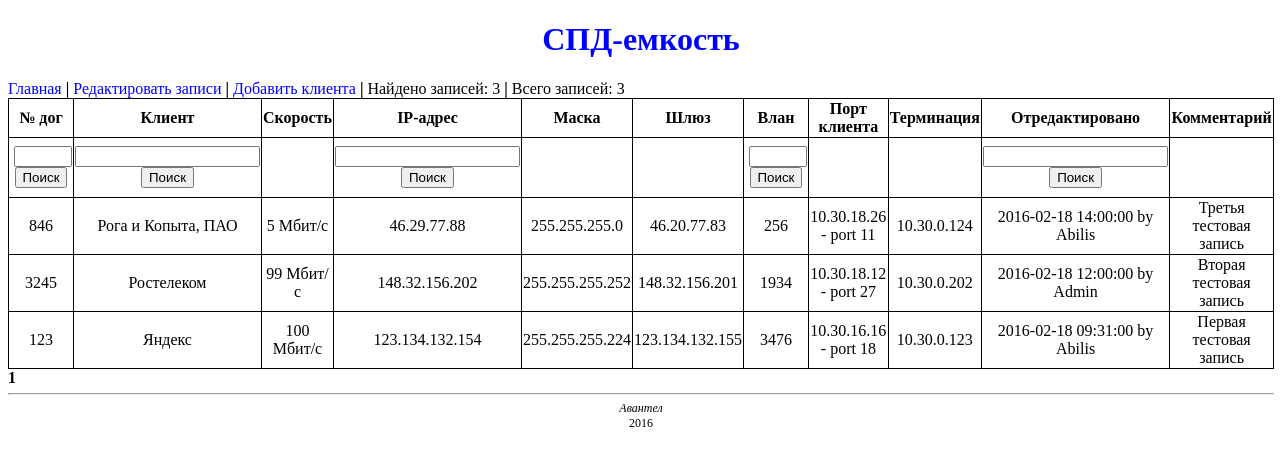
The app's page /, older data.
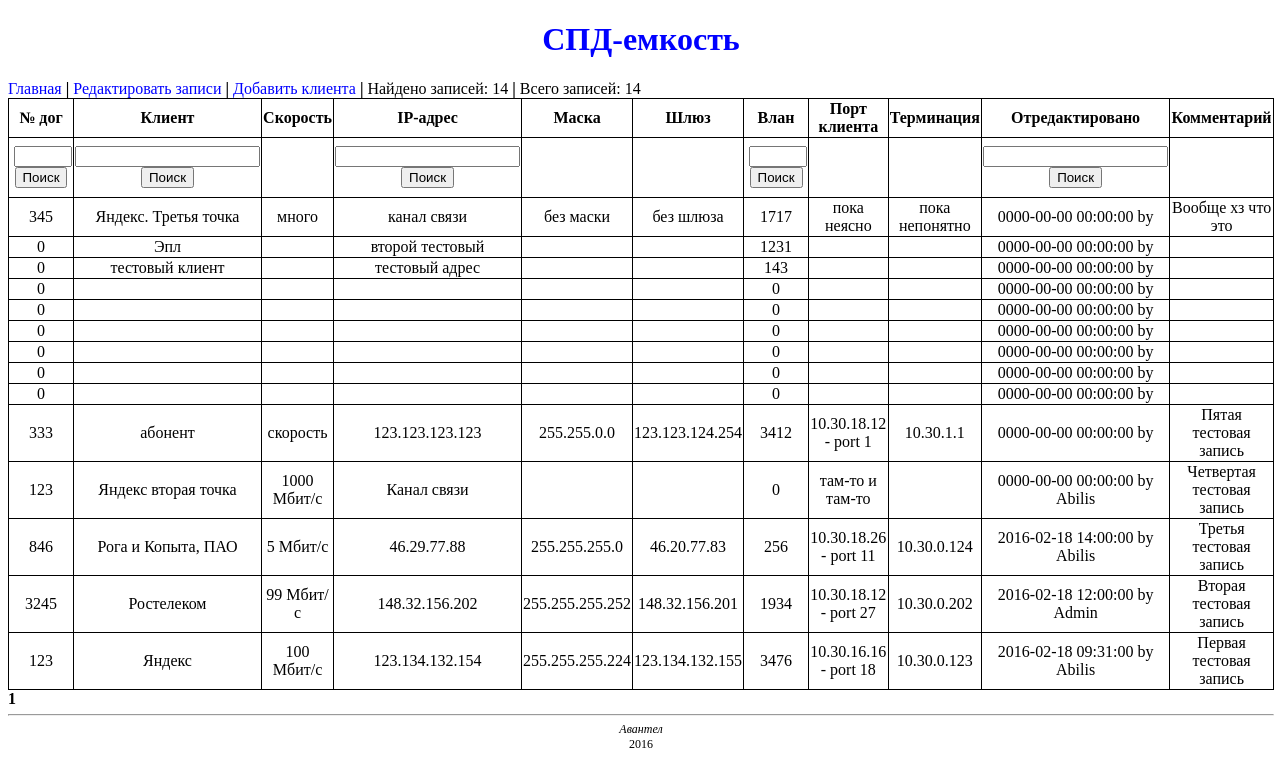
The same page, newer data.
### tables this page shows
CREATE TABLE `spd_table` (
  `id_entry` int(11) NOT NULL,
  `numOrder` int(6) NOT NULL,
  `customer` varchar(100) NOT NULL,
  `tarif` varchar(30) NOT NULL,
  `ip_address` varchar(15) NOT NULL,
  `netmask` varchar(15) NOT NULL,
  `gateway` varchar(15) NOT NULL,
  `vlan_id` int(4) NOT NULL,
  `customer_port` varchar(30) NOT NULL,
  `termination_point` varchar(30) NOT NULL,
  `subnet` varchar(18) NOT NULL,
  `broadcast` varchar(18) NOT NULL,
  `dt_added` datetime NOT NULL,
  `dt_last_edited` datetime NOT NULL,
  `commentary` varchar(255) NOT NULL,
  `founder` varchar(30) NOT NULL,
  `last_editor` varchar(30) NOT NULL
);

### index.php (called while the page is built, shortened)
<?php
require_once('database.php');
require_once('functions.php');
$link = startup();
$numEntriesAll = getEntriesAll($link);
$entries_arr = get_entries_num_start($link);
$entries = $entries_arr[0];
include('views/v-header.php');
include('views/v-index.php');
include('menu_navigation.php');
include('views/v-footer.php');
?>

### functions.php (called while the page is built, shortened)
<?php
function getEntriesAll($link) {
    $query = "SELECT COUNT(*) FROM spd_table";
    $result = mysqli_query($link, $query);
    $m = mysqli_fetch_row($result);
    $n = (int)$m[0];
    return $n;
}
function get_entries_num_start($link) {
    $num = 50;
    $page = (int)($_GET['page']);
    $query = "SELECT COUNT(*) FROM spd_table";
    $result = mysqli_query($link, $query);
    $m = mysqli_fetch_row($result);
    $n = (int)$m[0];
    $total = (int)(($n - 1) / $num) + 1;
    $page = intval($page);
    if (empty($page) || $page < 0) {
        $page = 1;
    }
    elseif ($page > $total) {
        $page = $total;
    }
    $start = $page * $num - $num;
    $query = "SELECT * FROM spd_table ORDER BY id_entry DESC LIMIT $start, $num";
    $result = mysqli_query($link, $query);
    $num_rows = mysqli_num_rows($result);
    $entries = array();
    for ($i = 0; $i < $num_rows; $i++) {
        $entries[] = mysqli_fetch_array($result);
    }
    $entries_arr[0] = $entries;
    $entries_arr[1] = $page;
    $entries_arr[2] = $total;
    return $entries_arr;
}
?>

### views/v-index.php (the view, shortened to what this page needs)
<a href="index.php">Главная</a> <b>|</b> <a href="editor.php">Редактировать записи</a> <b>|</b> <a href="add.php">Добавить клиента</a> <b>|</b> Найдено записей: <?=count($entries)?> <b>|</b> Всего записей: <?=$numEntriesAll?>
<table>
    <tr>
        <th>№ дог</th>
        <th>Клиент</th>
        <th>Скорость</th>
        <th>IP-адрес</th>
        <th>Маска</th>
        <th>Шлюз</th>
        <th>Влан</th>
        <th>Порт клиента</th>
        <th>Терминация</th>
        <th>Отредактировано</th>
        <th>Комментарий</th>
    </tr>
    <tr class="search">
        <td>
            <form action="search.php" method="post">
            <input id="numOrderSearch" type="text" name="numOrder"/> <br />
            <input id="numOrderSearchButton" type="submit" value="Поиск"/>
            </form>
        </td>
        <td><form action="search.php" method="post">
            <input type="text" name="customer"/> <br />
            <input type="submit" value="Поиск"/>
            </form>
        </td>
        <td></td>
        <td>
            <form action="search.php" method="post">
            <input type="text" name="ip_address"/> <br />
            <input type="submit" value="Поиск"/>
            </form>
        </td>
        <td></td>
        <td></td>
        <td>
            <form action="search.php" method="post">
            <input id="vlan_id" type="text" name="vlan_id"/> <br />
            <input type="submit" value="Поиск"/>
            </form>
        </td>
        <td></td>
        <td></td>
        <td>
            <form action="search.php" method="post">
            <input type="text" name="last_editor"/> <br />
            <input type="submit" value="Поиск"/>
            </form>
        </td>
        <td></td>
    </tr>
    <?php foreach ($entries as $entry): ?>
        <tr>
            <td><?=$entry['numOrder']?></td>
            <td><?=$entry['customer']?></td>
            <td><?=$entry['tarif']?></td>
            <td><?=$entry['ip_address']?></td>
            <td><?=$entry['netmask']?></td>
            <td><?=$entry['gateway']?></td>
            <td><?=$entry['vlan_id']?></td>
            <td><?=$entry['customer_port']?></td>
            <td><?=$entry['termination_point']?></td>
            <td><?=$entry['dt_last_edited'] . ' by ' . $entry['last_editor'] ?></td>
            <td><?=$entry['commentary']?></td>
        </tr>
    <?php endforeach ?>
</table>

Row changes from the older to the newer data that the page shows:
added spd_table: numOrder "345", customer "Яндекс. Третья точка", tarif "много", ip_address "канал связи", netmask "без маски", gateway "без шлюза", vlan "1717", customer_port "пока неясно", termination_point "пока непонятно", dt_last_edited "0000-00-00 00:00:00", commentary "Вообще хз что это"
added spd_table: numOrder "0", customer "Эпл", ip_address "второй тестовый", vlan "1231", dt_last_edited "0000-00-00 00:00:00"
added spd_table: numOrder "0", customer "тестовый клиент", ip_address "тестовый адрес", vlan "143", dt_last_edited "0000-00-00 00:00:00"
added spd_table: numOrder "0", vlan "0", dt_last_edited "0000-00-00 00:00:00"
added spd_table: numOrder "0", vlan "0", dt_last_edited "0000-00-00 00:00:00"
added spd_table: numOrder "0", vlan "0", dt_last_edited "0000-00-00 00:00:00"
added spd_table: numOrder "0", vlan "0", dt_last_edited "0000-00-00 00:00:00"
added spd_table: numOrder "0", vlan "0", dt_last_edited "0000-00-00 00:00:00"
added spd_table: numOrder "0", vlan "0", dt_last_edited "0000-00-00 00:00:00"
added spd_table: numOrder "333", customer "абонент", tarif "скорость", ip_address "123.123.123.123", netmask "255.255.0.0", gateway "123.123.124.254", vlan "3412", customer_port "10.30.18.12 - port 1", termination_point "10.30.1.1", dt_last_edited "0000-00-00 00:00:00", commentary "Пятая тестовая запись"
added spd_table: numOrder "123", customer "Яндекс вторая точка", tarif "1000 Мбит/с", ip_address "Канал связи", vlan "0", customer_port "там-то и там-то", dt_last_edited "0000-00-00 00:00:00", last_editor "Abilis", commentary "Четвертая тестовая запись"
Text that changed along with them:
count($entries): "3" → "14"
$numEntriesAll: "3" → "14"
